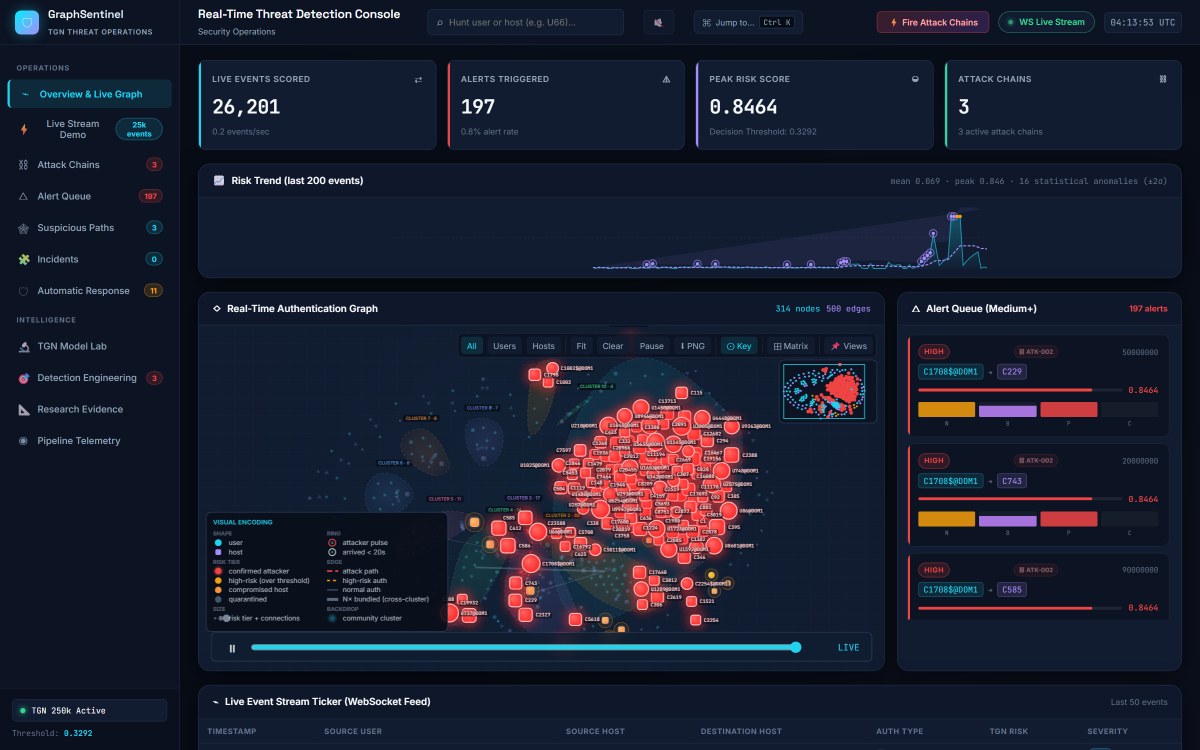
#> input picture docs/report/shots/02_overview.png, 2400 x 1500 px (shown at 1/2 size)
$ python prep_shots.py
#> lines starting #> are read from the running program, lines starting #| are printed output that depends on the picture
"""Crop console screenshots for the report and save them as high-quality JPEG."""

from pathlib import Path

from PIL import Image

HERE = Path(__file__).resolve().parent
S = HERE / "shots"
OUT = HERE / "figs"
OUT.mkdir(exist_ok=True)

SIDEBAR = 360       # px at 1.5x device scale
FULL_H = 1500

crops = {
    "s_overview": ("02_overview.png", (0, 0, 2400, 1395)),
    "s_stream": ("03_stream.png", (SIDEBAR, 0, 2400, 1300)),
    "s_chains": ("04_chains.png", (SIDEBAR, 0, 2400, FULL_H)),
    "s_alerts": ("05_alerts.png", (SIDEBAR, 0, 2400, FULL_H)),
    "s_paths": ("24_path_explained.png", (SIDEBAR, 0, 2400, FULL_H)),
    "s_incidents": ("07_incidents.png", (SIDEBAR, 0, 2400, FULL_H)),
    "s_response": ("08_response.png", (SIDEBAR, 0, 2400, FULL_H)),
    "s_detection": ("10_detection.png", (SIDEBAR, 0, 2400, FULL_H)),
    "s_model": ("09_model.png", (SIDEBAR, 0, 2400, FULL_H)),
    "s_research": ("11_research.png", (SIDEBAR, 0, 2400, FULL_H)),
    "s_telemetry": ("12_telemetry.png", (SIDEBAR, 0, 2400, FULL_H)),
}
for name, (src, box) in crops.items():
    im = Image.open(S / src).convert("RGB").crop(box)
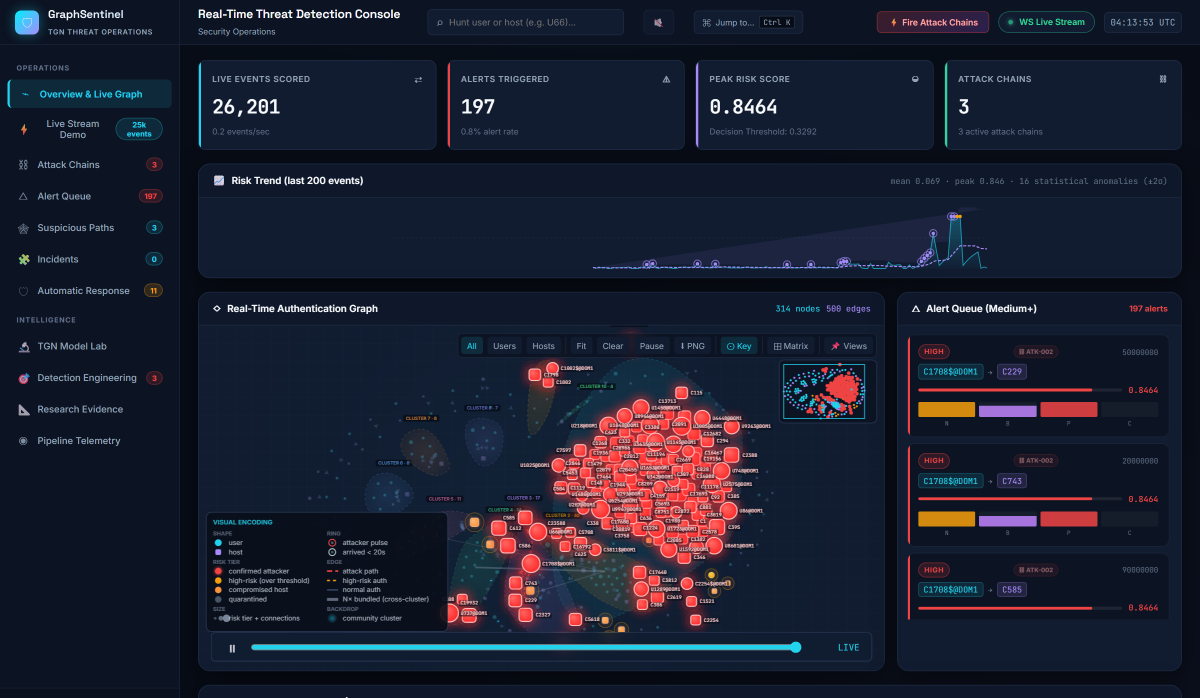
#> im: PIL image 2400x1395 RGB (shown at 1/2 size); mean R, G, B 27, 31, 47.2
    im.save(OUT / f"{name}.jpg", quality=90, optimize=True)
    print(name, im.size)
#| s_overview (2400, 1395)
#> pass 2 of the loop `for name, (src, box) in crops.items():`:
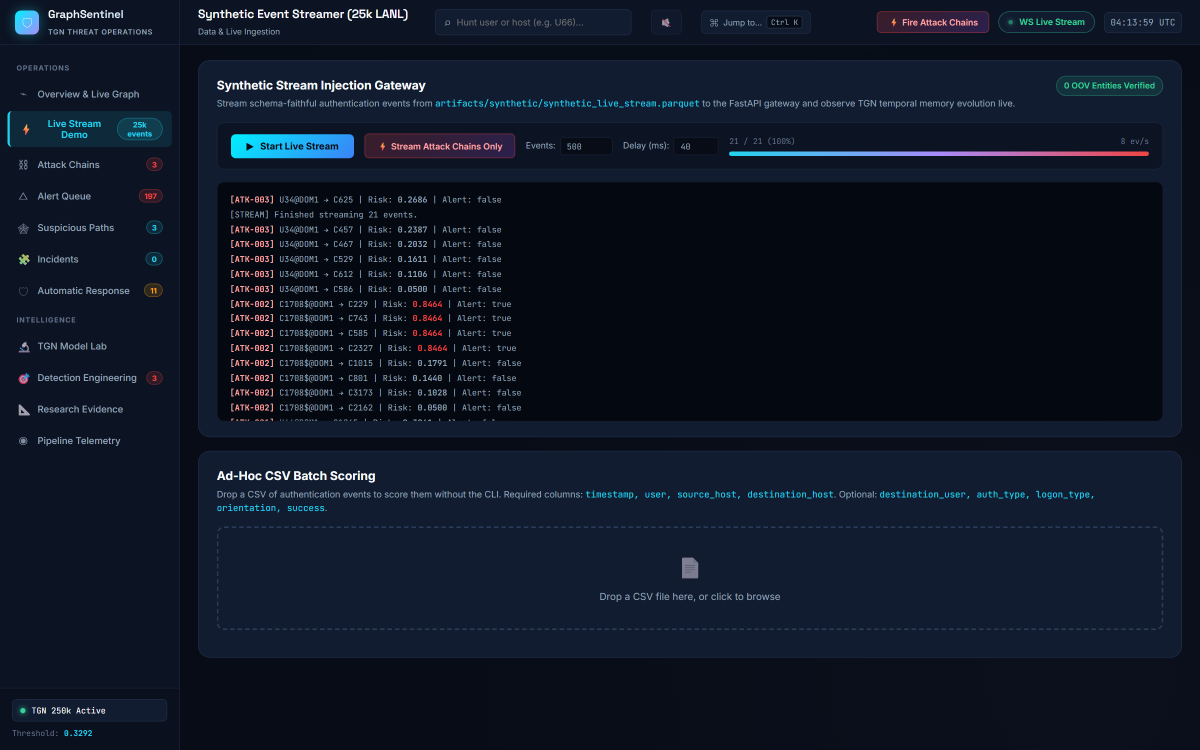
#> input picture docs/report/shots/03_stream.png, 2400 x 1500 px (shown at 1/2 size)
#> `im = Image.open(S / src).convert("RGB").crop(box)`:
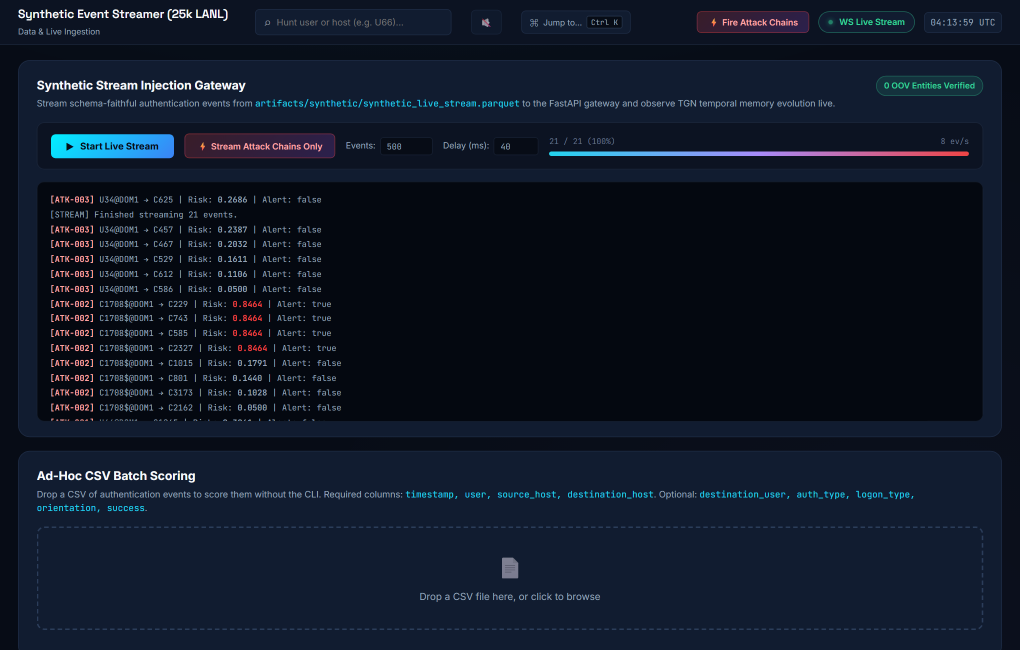
#> im: PIL image 2040x1300 RGB (shown at 1/2 size); mean R, G, B 15.8, 24.1, 39.2
#| s_stream (2040, 1300)
#> pass 3 of the loop `for name, (src, box) in crops.items():`:
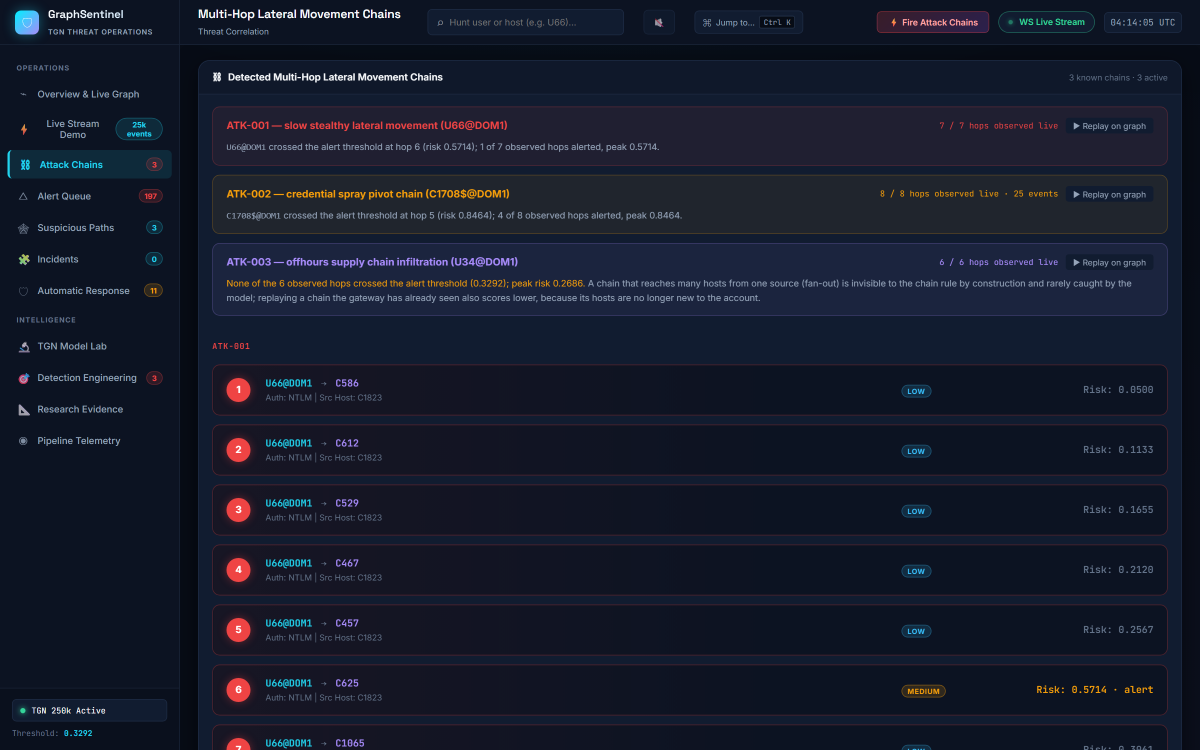
#> input picture docs/report/shots/04_chains.png, 2400 x 1500 px (shown at 1/2 size)
#> `im = Image.open(S / src).convert("RGB").crop(box)`:
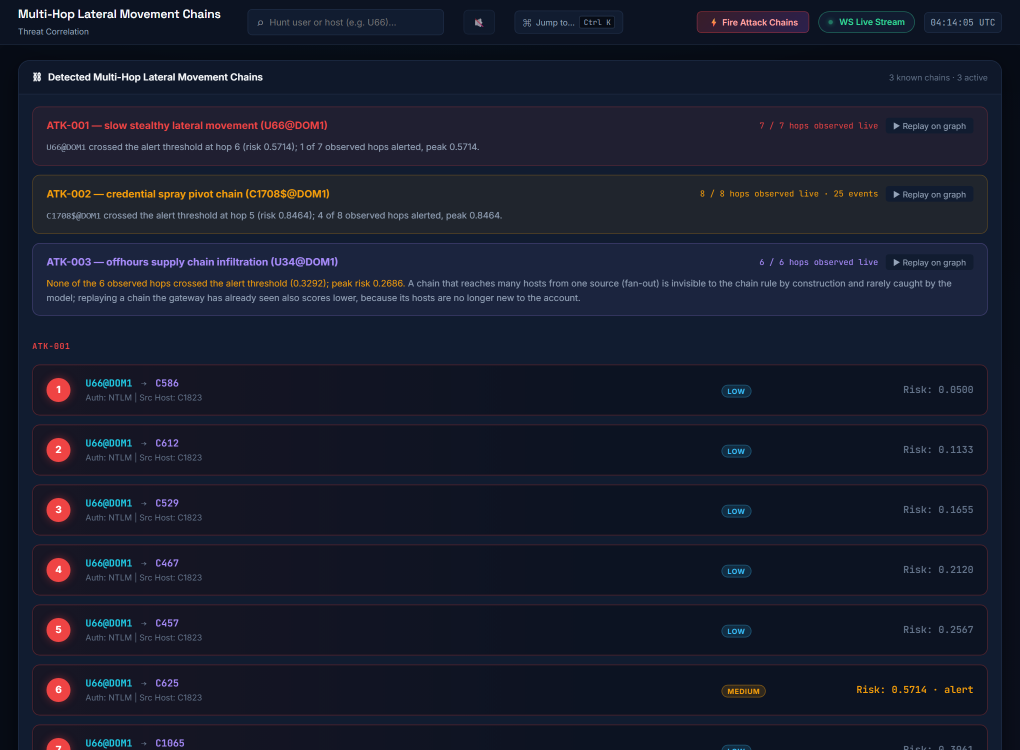
#> im: PIL image 2040x1500 RGB (shown at 1/2 size); mean R, G, B 23.6, 28, 44.1
#| s_chains (2040, 1500)
#> (the run stopped early here; a loop or call above may not have finished)
